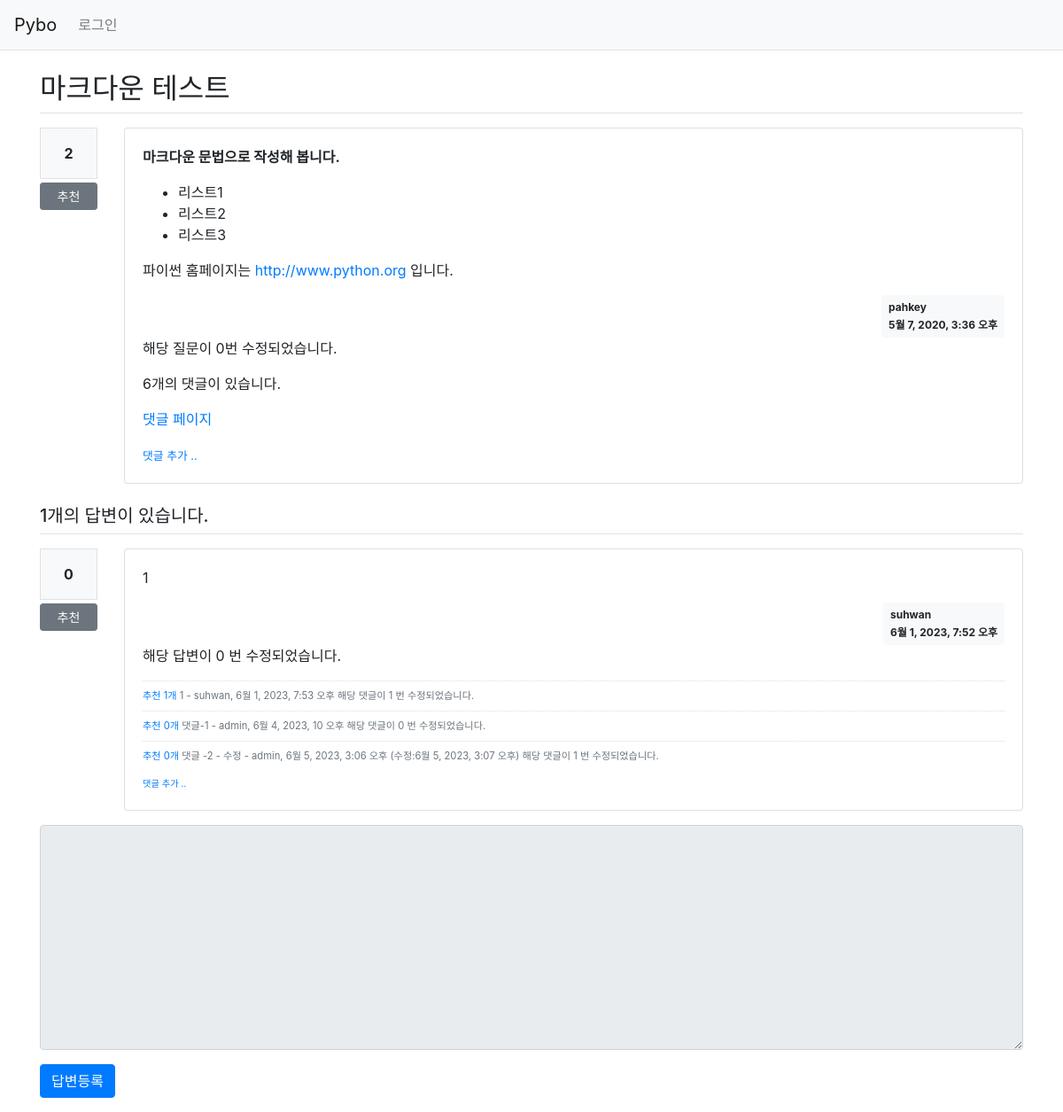
The page /pybo/15/ on the database its author committed.
### pybo/models.py (models this page shows, shortened)
class Question(models.Model):
    author = models.ForeignKey(
        User, on_delete=models.CASCADE, related_name='author_question')
    subject = models.CharField(max_length=200)
    content = models.TextField()
    create_date = models.DateTimeField()
    modify_date = models.DateTimeField(null=True, blank=True)
    voter = models.ManyToManyField(User, related_name='voter_question')
    modify_count = models.IntegerField(null=True, blank=True, default=0)

class Answer(models.Model):
    author = models.ForeignKey(
        User, on_delete=models.CASCADE, related_name='author_answer')
    question = models.ForeignKey(Question, on_delete=models.CASCADE)
    content = models.TextField()
    create_date = models.DateTimeField()
    modify_date = models.DateTimeField(null=True, blank=True)
    voter = models.ManyToManyField(User, related_name='voter_answer')
    modify_count = models.IntegerField(null=True, blank=True, default=0)

class Comment(models.Model):
    author = models.ForeignKey(User, on_delete=models.CASCADE)
    content = models.TextField()
    create_date = models.DateTimeField()
    modify_date = models.DateTimeField(null=True, blank=True)
    question = models.ForeignKey(
        Question, null=True, blank=True, on_delete=models.CASCADE)
    answer = models.ForeignKey(
        Answer, null=True, blank=True, on_delete=models.CASCADE)
    voter = models.ManyToManyField(User, related_name='voter_comment')
    modify_count = models.IntegerField(null=True, blank=True, default=0)

### pybo/views/base_views.py (the view)
# urls.py: path('<int:question_id>/', base_views.detail, name='detail'),
def detail(request, question_id):
    question = get_object_or_404(Question, pk=question_id)
    context = {'question': question}
    return render(request, 'pybo/question_detail.html', context)

### pybo/templatetags/pybo_filter.py (called while the page is built)
@register.filter()
def mark(value):
    extensions = ["nl2br", "fenced_code"]
    return mark_safe(markdown.markdown(value, extensions=extensions))

### templates/pybo/question_detail.html (shortened to what this page needs)
{% extends 'base.html' %}
{% load pybo_filter %}
{% block content %}
<div class="container my-3">
    <h2 class="border-bottom py-2">{{ question.subject }}</h2>
    <div class="row my-3">
        <div class="col-1">
            <div class="bg-light text-center p-3 border font-weight-bolder mb-1">{{question.voter.count}}</div>
            <a href="#" data-uri="{% url 'pybo:vote_question' question.id  %}"
               class="recommend btn btn-sm btn-secondary btn-block my-1">추천</a>
        </div>
        <div class="col-11">
            <div class="card">
                <div class="card-body">
                    <div class="card-text">{{ question.content|mark }}</div>
                    <div class="d-flex justify-content-end">
                        <div class="badge badge-light p-2 text-left">
                            <div class="mb-2">{{ question.author.username }}</div>
                            <div>{{ question.create_date }}</div>
                        </div>
                    </div>
                    <p>해당 질문이 {{question.modify_count}}번 수정되었습니다.</p>
                    <div>
                        <p>{{question.comment_set.count}}개의 댓글이 있습니다.</p>
                        <a href="{% url 'pybo:comment_index' question.id %}"> 댓글 페이지</a>
                        <a href="{% url 'pybo:comment_create_question' question.id  %}"><small>댓글 추가 ..</small></a>
                    </div>
                </div>
            </div>
        </div>
    </div>
    <h5 class="border-bottom my-3 py-2">{{question.answer_set.count}}개의 답변이 있습니다.</h5>
    {% for answer in question.answer_set.all %}
    <div class="row my-3">
        <div class="col-1">
            <div class="bg-light text-center p-3 border font-weight-bolder mb-1">{{answer.voter.count}}</div>
            <a href="#" data-uri="{% url 'pybo:vote_answer' answer.id  %}"
                class="recommend btn btn-sm btn-secondary btn-block my-1">추천</a>
        </div>
        <div class="col-11">
            <div class="card">
                <div class="card-body">
                    <div class="card-text">{{ answer.content|mark }}</div>
                    <div class="d-flex justify-content-end">
                        <div class="badge badge-light p-2 text-left">
                            <div class="mb-2">{{ answer.author.username }}</div>
                            <div>{{ answer.create_date }}</div>
                        </div>
                    </div>
                    <a>해당 답변이 {{ answer.modify_count }} 번 수정되었습니다. </a>
                    {% if answer.comment_set.count > 0 %}
                    <div class="mt-3">
                    {% for comment in answer.comment_set.all %}
                        <div class="comment py-2 text-muted">
                            <a href="#" class="recommend btn-samll"
                            data-uri="{% url 'pybo:vote_comment' comment.id  %}">추천 {{comment.voter.all.count}}개 </a>
                            <span style="white-space: pre-line;">{{ comment.content }}</span>
                            <span>
                                - {{ comment.author }}, {{ comment.create_date }}
                                {% if comment.modify_date %}
                                (수정:{{ comment.modify_date }})
                                {% endif %}
                            </span>
                            <a> 해당 댓글이 {{comment.modify_count}} 번 수정되었습니다. </a>
                        </div>
                    {% endfor %}
                    </div>
                    {% endif %}
                    <div>
                        <a href="{% url 'pybo:comment_create_answer' answer.id  %}"
                           class="small"><small>댓글 추가 ..</small></a>
                    </div>
                </div>
            </div>
        </div>
    </div>
    {% endfor %}
    <form action="{% url 'pybo:answer_create' question.id %}" method="post" class="my-3">
        <div class="form-group">
            <textarea {% if not user.is_authenticated %}disabled{% endif %}
              name="content" id="content" class="form-control" rows="10"></textarea>
        </div>
        <input type="submit" value="답변등록" class="btn btn-primary">
    </form>
</div>
{% endblock %}

### static/style.css (style rules this page uses)
.comment { border-top:dotted 1px #ddd; font-size:0.7em; }

### rows shown on the page
Question: subject "마크다운 테스트", voter.count "2", content|mark "마크다운 문법으로 작성해 봅니다. 리스트1 리스트2 리스트3 파이썬 홈페이지는 http://www.python.org 입니다.", author.username "pahkey", create_date "5월 7, 2020, 3:36 오후", modify_count "0", comment_set.count "6", answer_set.count "1"
Answer: voter.count "0", content|mark "1", author.username "suhwan", create_date "6월 1, 2023, 7:52 오후", modify_count "0"
Comment: voter.all.count "1", content "1", author "suhwan", create_date "6월 1, 2023, 7:53 오후", modify_count "1"
Comment: voter.all.count "0", content "댓글-1", author "admin", create_date "6월 4, 2023, 10 오후", modify_count "0"
Comment: voter.all.count "0", content "댓글 -2 - 수정", author "admin", create_date "6월 5, 2023, 3:06 오후", modify_date "6월 5, 2023, 3:07 오후", modify_count "1"
